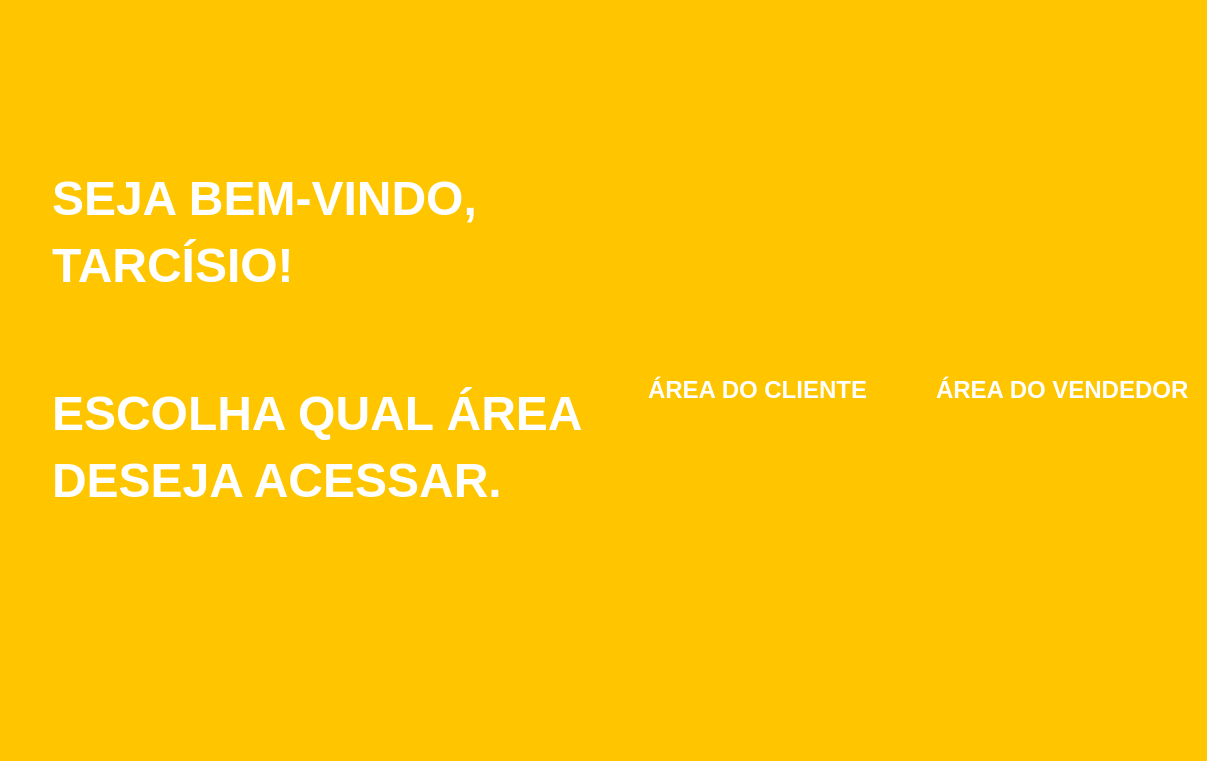
<?xml version="1.0" encoding="UTF-8"?>
<ui version="4.0">
 <class>Form</class>
 <widget class="QWidget" name="Form">
  <property name="geometry">
   <rect>
    <x>0</x>
    <y>0</y>
    <width>1207</width>
    <height>761</height>
   </rect>
  </property>
  <property name="windowTitle">
   <string>Form</string>
  </property>
  <property name="styleSheet">
   <string notr="true">background-color: rgb(255, 198, 0);</string>
  </property>
  <layout class="QHBoxLayout" name="horizontalLayout">
   <property name="spacing">
    <number>0</number>
   </property>
   <property name="leftMargin">
    <number>0</number>
   </property>
   <property name="topMargin">
    <number>0</number>
   </property>
   <property name="rightMargin">
    <number>0</number>
   </property>
   <property name="bottomMargin">
    <number>0</number>
   </property>
   <item>
    <widget class="QWidget" name="widget_4" native="true">
     <layout class="QHBoxLayout" name="horizontalLayout_2" stretch="0,0,0">
      <property name="spacing">
       <number>0</number>
      </property>
      <property name="leftMargin">
       <number>0</number>
      </property>
      <property name="topMargin">
       <number>0</number>
      </property>
      <property name="rightMargin">
       <number>0</number>
      </property>
      <property name="bottomMargin">
       <number>0</number>
      </property>
      <item alignment="Qt::AlignTop">
       <widget class="QWidget" name="widget_5" native="true">
        <property name="minimumSize">
         <size>
          <width>50</width>
          <height>0</height>
         </size>
        </property>
        <property name="maximumSize">
         <size>
          <width>52</width>
          <height>16777215</height>
         </size>
        </property>
        <layout class="QHBoxLayout" name="horizontalLayout_4">
         <property name="spacing">
          <number>0</number>
         </property>
         <property name="leftMargin">
          <number>0</number>
         </property>
         <property name="topMargin">
          <number>0</number>
         </property>
         <property name="rightMargin">
          <number>0</number>
         </property>
         <property name="bottomMargin">
          <number>0</number>
         </property>
         <item>
          <widget class="QPushButton" name="backButton">
           <property name="styleSheet">
            <string notr="true">
QPushButton{
border:0px;
border-radius: 40px;
}

QPushButton:hover {
	 background-color: rgb(213, 163, 0);
}

QPushButton:pressed {
	 background-color: rgb(255, 239, 219);
}
</string>
           </property>
           <property name="text">
            <string/>
           </property>
           <property name="icon">
            <iconset>
             <normaloff>../images/logout.png</normaloff>../images/logout.png</iconset>
           </property>
           <property name="iconSize">
            <size>
             <width>50</width>
             <height>50</height>
            </size>
           </property>
          </widget>
         </item>
        </layout>
       </widget>
      </item>
      <item>
       <widget class="QLabel" name="label_3">
        <property name="text">
         <string>&lt;html&gt;&lt;head/&gt;&lt;body&gt;&lt;p&gt;&lt;span style=&quot; font-size:36pt; font-weight:600; color:#ffffff;&quot;&gt;SEJA BEM-VINDO,&lt;/span&gt;&lt;/p&gt;&lt;p&gt;&lt;span style=&quot; font-size:36pt; font-weight:600; color:#ffffff;&quot;&gt;TARCÍSIO!&lt;/span&gt;&lt;/p&gt;&lt;p&gt;&lt;span style=&quot; font-size:36pt;&quot;&gt;&lt;br/&gt;&lt;/span&gt;&lt;/p&gt;&lt;p&gt;&lt;span style=&quot; font-size:36pt; font-weight:600; color:#ffffff;&quot;&gt;ESCOLHA QUAL ÁREA&lt;/span&gt;&lt;/p&gt;&lt;p&gt;&lt;span style=&quot; font-size:36pt; font-weight:600; color:#ffffff;&quot;&gt;DESEJA ACESSAR.&lt;/span&gt;&lt;/p&gt;&lt;p&gt;&lt;span style=&quot; font-size:36pt;&quot;&gt;&lt;br/&gt;&lt;/span&gt;&lt;/p&gt;&lt;/body&gt;&lt;/html&gt;</string>
        </property>
       </widget>
      </item>
      <item alignment="Qt::AlignHCenter|Qt::AlignVCenter">
       <widget class="QWidget" name="widget" native="true">
        <property name="styleSheet">
         <string notr="true">background-color: #ffc600;</string>
        </property>
        <layout class="QHBoxLayout" name="horizontalLayout_3">
         <property name="spacing">
          <number>50</number>
         </property>
         <property name="leftMargin">
          <number>0</number>
         </property>
         <property name="topMargin">
          <number>0</number>
         </property>
         <property name="rightMargin">
          <number>0</number>
         </property>
         <property name="bottomMargin">
          <number>0</number>
         </property>
         <item>
          <widget class="QWidget" name="widget_2" native="true">
           <layout class="QVBoxLayout" name="verticalLayout">
            <item>
             <widget class="QPushButton" name="cliente">
              <property name="styleSheet">
               <string notr="true">
QPushButton{
border:0px;
border-radius: 40px;
}

QPushButton:hover {
	 background-color: rgb(213, 163, 0);
}

QPushButton:pressed {
	 background-color: rgb(255, 239, 219);
}
</string>
              </property>
              <property name="text">
               <string/>
              </property>
              <property name="icon">
               <iconset>
                <normaloff>../images/client.png</normaloff>../images/client.png</iconset>
              </property>
              <property name="iconSize">
               <size>
                <width>200</width>
                <height>200</height>
               </size>
              </property>
             </widget>
            </item>
            <item>
             <widget class="QLabel" name="label">
              <property name="text">
               <string>&lt;html&gt;&lt;head/&gt;&lt;body&gt;&lt;p&gt;&lt;span style=&quot; font-family:'ADLaM Display'; font-size:18pt; font-weight:600; color:#ffffff;&quot;&gt;ÁREA DO CLIENTE&lt;/span&gt;&lt;/p&gt;&lt;/body&gt;&lt;/html&gt;</string>
              </property>
             </widget>
            </item>
           </layout>
          </widget>
         </item>
         <item>
          <widget class="QWidget" name="widget_3" native="true">
           <layout class="QVBoxLayout" name="verticalLayout_2">
            <item>
             <widget class="QPushButton" name="vendedor">
              <property name="styleSheet">
               <string notr="true">
QPushButton{
border:0px;
border-radius: 40px;
}

QPushButton:hover {
	 background-color: rgb(213, 163, 0);
}

QPushButton:pressed {
	 background-color: rgb(255, 239, 219);
}
</string>
              </property>
              <property name="text">
               <string notr="true"/>
              </property>
              <property name="icon">
               <iconset>
                <normaloff>../images/shop.png</normaloff>../images/shop.png</iconset>
              </property>
              <property name="iconSize">
               <size>
                <width>200</width>
                <height>200</height>
               </size>
              </property>
              <property name="shortcut">
               <string/>
              </property>
              <property name="flat">
               <bool>false</bool>
              </property>
             </widget>
            </item>
            <item>
             <widget class="QLabel" name="label_2">
              <property name="text">
               <string>&lt;html&gt;&lt;head/&gt;&lt;body&gt;&lt;p&gt;&lt;span style=&quot; font-family:'ADLaM Display'; font-size:18pt; font-weight:600; color:#ffffff;&quot;&gt;ÁREA DO VENDEDOR&lt;/span&gt;&lt;/p&gt;&lt;/body&gt;&lt;/html&gt;</string>
              </property>
             </widget>
            </item>
           </layout>
          </widget>
         </item>
        </layout>
       </widget>
      </item>
     </layout>
    </widget>
   </item>
  </layout>
 </widget>
 <resources/>
 <connections/>
</ui>
